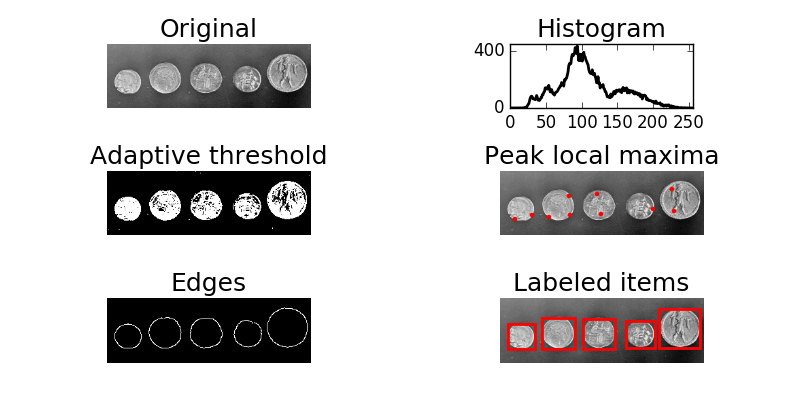

The Python source for this figure:
# -*- coding: utf-8 -*-
"""
analyzeCoins.py

This analysis is adapted from Figure 1 of Van der Walt et al.,
scikit-image: image processing in Python,  PeerJ,
DOI 10.7717/peerj.453 (2014)

This version was adapted by J. R. Minter on 2015-12-23 to change to 
match the scikit-image package changes in version 0.11.3 under
Anaconda 2.4.1 with Python 3.5.1
"""
import numpy as np
import matplotlib.pyplot as plt
import matplotlib.patches as mpatches
from skimage import data, io, filters
from skimage.feature import peak_local_max, canny
from skimage.measure import regionprops, label


sizeFont = 18

image = data.coins() # or any NumPy array!
edges = filters.sobel(image)
io.imshow(edges)

# Load a small section of the image.
image = data.coins()[0:95, 70:370]

fig, axes = plt.subplots(ncols=2, nrows=3, figsize=(8, 4))
ax0, ax1, ax2, ax3, ax4, ax5 = axes.flat
ax0.imshow(image, cmap=plt.cm.gray)
ax0.set_title('Original', fontsize=sizeFont)
ax0.axis('off')

# Histogram.
values, bins = np.histogram(image, bins=np.arange(256))
ax1.plot(bins[:-1], values, lw=2, c='k')
ax1.set_xlim(xmax=256)
ax1.set_yticks([0, 400])
ax1.set_aspect(.2)
ax1.set_title('Histogram', fontsize=sizeFont)

# Apply threshold.
bw = filters.threshold_adaptive(image, 95, offset=-15)
ax2.imshow(bw, cmap=plt.cm.gray)
ax2.set_title('Adaptive threshold', fontsize=sizeFont)
ax2.axis('off')

# Find maxima
coordinates = peak_local_max(image, min_distance=20)

ax3.imshow(image, cmap=plt.cm.gray)
ax3.autoscale(False)
ax3.scatter(coordinates[:, 1], coordinates[:, 0],  marker='.', color='r')
ax3.set_title('Peak local maxima', fontsize=sizeFont)
ax3.axis('off')

# Detect edges.
edges = canny(image, sigma=3, low_threshold=10, high_threshold=80)
ax4.imshow(edges, cmap=plt.cm.gray)
ax4.set_title('Edges', fontsize=sizeFont)
ax4.axis('off')

# Label image regions.
label_image = label(edges)

ax5.imshow(image, cmap=plt.cm.gray)
ax5.set_title('Labeled items', fontsize=sizeFont)
ax5.axis('off')

for region in regionprops(label_image):
    # Draw rectangle around segmented coins.
    minr, minc, maxr, maxc = region.bbox
    rect = mpatches.Rectangle((minc, minr), maxc - minc, maxr - minr, fill=False, edgecolor='red', linewidth=2)
    ax5.add_patch(rect)


plt.tight_layout()
plt.show()
